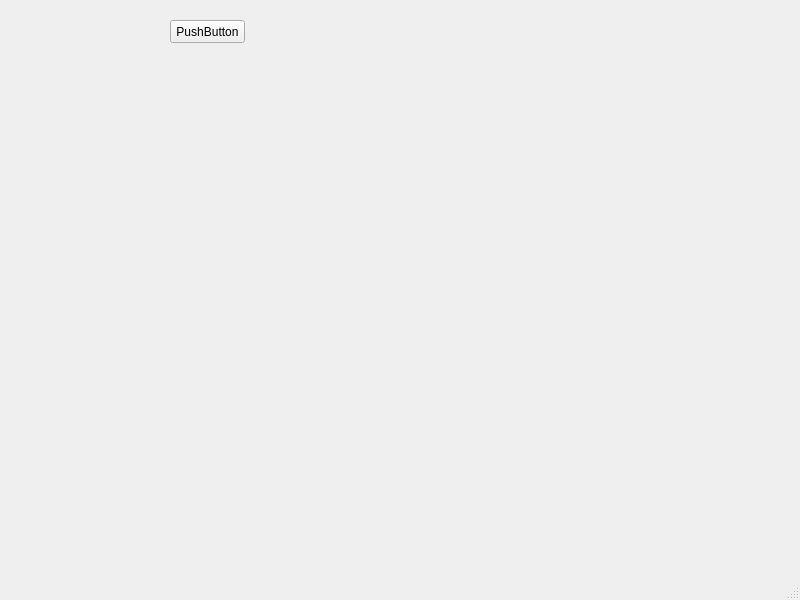
<?xml version="1.0" encoding="UTF-8"?>
<ui version="4.0">
 <class>MainWindow</class>
 <widget class="QMainWindow" name="MainWindow">
  <property name="geometry">
   <rect>
    <x>0</x>
    <y>0</y>
    <width>800</width>
    <height>600</height>
   </rect>
  </property>
  <property name="windowTitle">
   <string>MainWindow</string>
  </property>
  <widget class="QWidget" name="centralwidget">
   <widget class="QPushButton" name="pushButton">
    <property name="geometry">
     <rect>
      <x>170</x>
      <y>20</y>
      <width>75</width>
      <height>23</height>
     </rect>
    </property>
    <property name="text">
     <string>PushButton</string>
    </property>
   </widget>
  </widget>
  <widget class="QMenuBar" name="menubar">
   <property name="geometry">
    <rect>
     <x>0</x>
     <y>0</y>
     <width>800</width>
     <height>21</height>
    </rect>
   </property>
  </widget>
  <widget class="QStatusBar" name="statusbar"/>
 </widget>
 <resources/>
 <connections/>
</ui>
